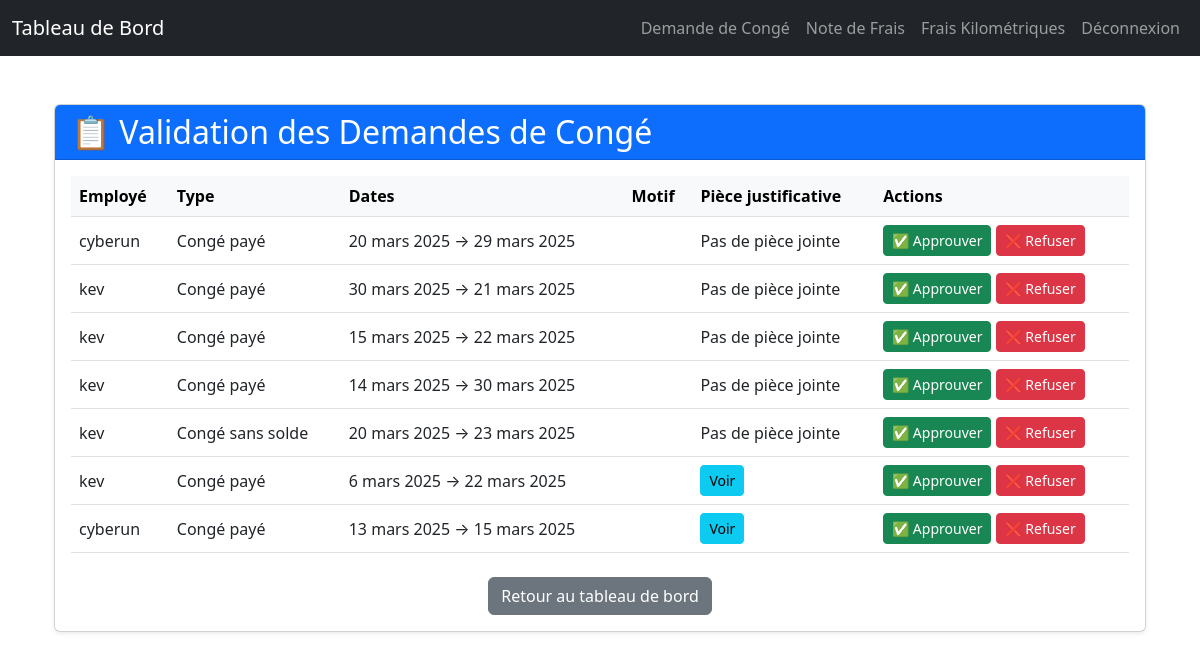
The app's page /manage-leaves/ (signed in) with its own data.
### rh_management/models.py (models this page shows, shortened)
class LeaveRequest(models.Model):
    user = models.ForeignKey(User, on_delete=models.CASCADE)
    leave_type = models.CharField(max_length=10, choices=LEAVE_TYPES, default='CP')
    start_date = models.DateField()
    end_date = models.DateField()
    reason = models.TextField(blank=True, null=True)
    status = models.CharField(max_length=10, choices=STATUS_CHOICES, default='pending')
    created_at = models.DateTimeField(auto_now_add=True)
    attachment = models.FileField(upload_to='receipts/', blank=True, null=True)
    notification_emails = models.TextField(blank=True, null=True)

### rh_management/views.py (the view)
# urls.py: path("manage-leaves/", manage_leaves_view, name="manage_leaves"),  # Manage leaves
@login_required
@user_passes_test(is_hr)
def manage_leaves_view(request):
    pending_leaves = LeaveRequest.objects.filter(status='pending')
    return render(request, 'rh_management/manage_leaves.html', {'pending_leaves': pending_leaves})

### rh_management/views.py (called while the page is built)
def is_hr(user):
    return user.is_staff  # Seuls les RH peuvent approuver les congés
    return user.is_staff  # Seuls les RH peuvent approuver les congés

### templates/rh_management/manage_leaves.html
{% extends "base.html" %}
{% block content %}
<div class="container mt-5">
    <div class="card shadow-sm">
        <div class="card-header bg-primary text-white">
            <h2 class="mb-0">📋 Validation des Demandes de Congé</h2>
        </div>
        <div class="card-body">
            <table class="table table-hover">
                <thead class="table-light">
                    <tr>
                        <th>Employé</th>
                        <th>Type</th>
                        <th>Dates</th>
                        <th>Motif</th>
                        <th>Pièce justificative</th>
                        <th>Actions</th>
                    </tr>
                </thead>
                <tbody>
                    {% for leave in pending_leaves %}
                    <tr>
                        <td>{{ leave.user.username }}</td>
                        <td>{{ leave.get_leave_type_display }}</td>
                        <td>{{ leave.start_date }} → {{ leave.end_date }}</td>
                        <td>{{ leave.reason }}</td>
                        <td>
                            {% if leave.attachment %}
                            <a href="{{ leave.attachment.url }}" target="_blank" class="btn btn-info btn-sm">Voir</a>
                            {% else %}
                            Pas de pièce jointe
                            {% endif %}
                        </td>
                        <td>
                            <a href="{% url 'approve_leave' leave.id %}" class="btn btn-success btn-sm">✅ Approuver</a>
                            <a href="{% url 'reject_leave' leave.id %}" class="btn btn-danger btn-sm">❌ Refuser</a>
                        </td>
                    </tr>
                    {% empty %}
                    <tr>
                        <td colspan="6" class="text-center">Aucune demande en attente</td>
                    </tr>
                    {% endfor %}
                </tbody>
            </table>
            <div class="text-center mt-4">
                <a href="{% url 'dashboard' %}" class="btn btn-secondary">Retour au tableau de bord</a>
            </div>
        </div>
    </div>
</div>
{% endblock %}

### templates/base.html (style rules this page uses)
.table th, .table td { vertical-align: middle; }
body { margin-bottom: 50px; }

### records on screen
LeaveRequest: user.username "cyberun", leave_type "Congé payé", start_date "20 mars 2025", end_date "29 mars 2025", shows "Pas de pièce jointe"
LeaveRequest: user.username "kev", leave_type "Congé payé", start_date "30 mars 2025", end_date "21 mars 2025", shows "Pas de pièce jointe"
LeaveRequest: user.username "kev", leave_type "Congé payé", start_date "15 mars 2025", end_date "22 mars 2025", shows "Pas de pièce jointe"
LeaveRequest: user.username "kev", leave_type "Congé payé", start_date "14 mars 2025", end_date "30 mars 2025", attachment "Pas de pièce jointe"
LeaveRequest: user.username "kev", leave_type "Congé sans solde", start_date "20 mars 2025", end_date "23 mars 2025", attachment "Pas de pièce jointe"
LeaveRequest: user.username "kev", leave_type "Congé payé", start_date "6 mars 2025", end_date "22 mars 2025"
LeaveRequest: user.username "cyberun", leave_type "Congé payé", start_date "13 mars 2025", end_date "15 mars 2025"
